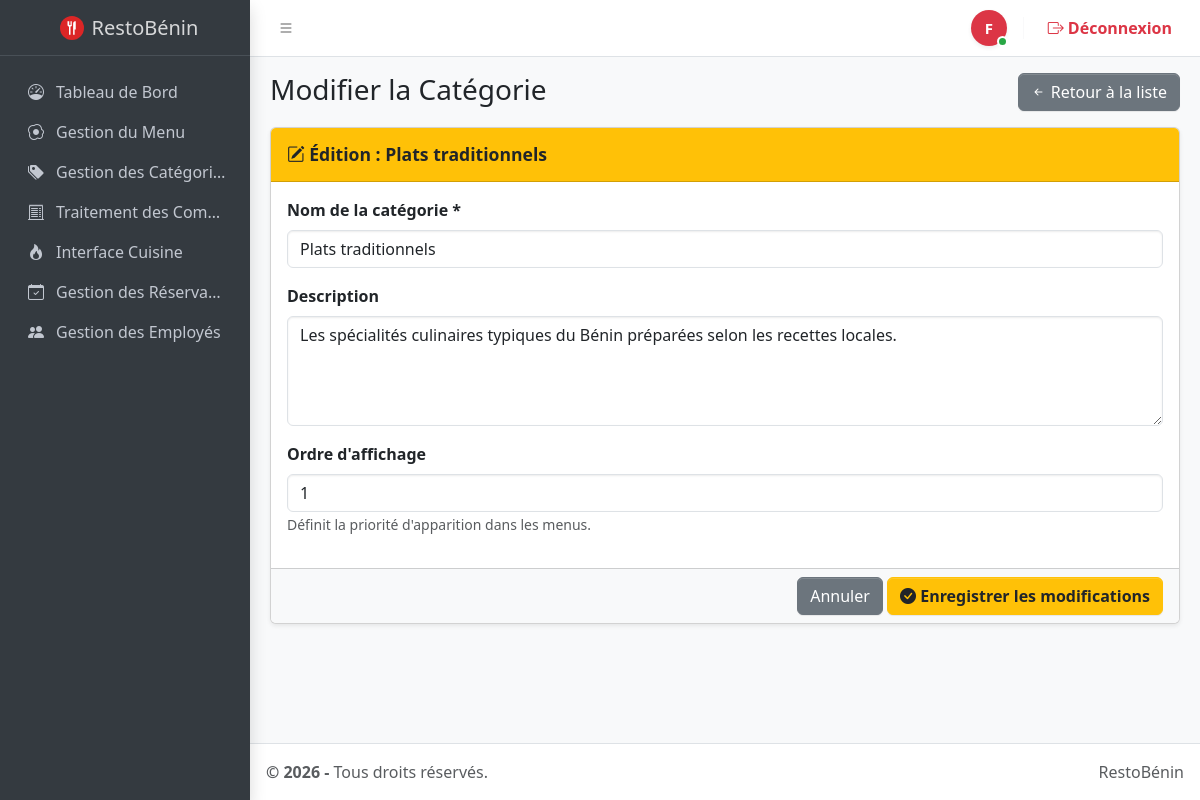
/pages/modifier_categorie.php?id=1 (signed in), run on the app's committed database.
### tables this page shows
CREATE TABLE `categories_plats` (
  `id_categorie` int(11) NOT NULL AUTO_INCREMENT,
  `nom` varchar(100) NOT NULL,
  `description` text DEFAULT NULL,
  `ordre_affichage` int(11) DEFAULT 0,
  PRIMARY KEY (`id_categorie`)
);

### pages/modifier_categorie.php (the view, shortened to what this page needs)
<?php
require_once '../config/db.php';
$id_categorie = intval($_GET['id']);
$stmt = $pdo->prepare("SELECT * FROM categories_plats WHERE id_categorie = ?");
$stmt->execute([$id_categorie]);
$categorie = $stmt->fetch();
include '../includes/header.php';
include '../includes/navbar.php';
include '../includes/sidebar.php';
?>
<main class="app-main">
    <div class="app-content-header">
        <div class="container-fluid">
            <div class="row">
                <div class="col-sm-6">
                    <h3 class="mb-0">Modifier la Catégorie</h3>
                </div>
                <div class="col-sm-6 text-end">
                    <a href="categories.php" class="btn btn-secondary">
                        <i class="bi bi-arrow-left-short"></i> Retour à la liste
                    </a>
                </div>
            </div>
        </div>
    </div>
    <div class="app-content">
        <div class="container-fluid">
            <div class="card shadow-sm max-width-600 mx-auto">
                <div class="card-header bg-warning text-dark">
                    <h3 class="card-title fw-bold">
                        <i class="bi bi-pencil-square"></i> Édition : <?php echo htmlspecialchars($categorie['nom']); ?>
                    </h3>
                </div>
                <form action="modifier_categorie.php?id=<?php echo $id_categorie; ?>" method="POST">
                    <div class="card-body">
                        <div class="mb-3">
                            <label for="nom" class="form-label fw-bold">Nom de la catégorie *</label>
                            <input type="text" class="form-control" id="nom" name="nom"
                                   value="<?php echo htmlspecialchars($categorie['nom']); ?>" required>
                        </div>
                        <div class="mb-3">
                            <label for="description" class="form-label fw-bold">Description</label>
                            <textarea class="form-control" id="description" name="description" rows="4"><?php echo htmlspecialchars($categorie['description'] ?? ''); ?></textarea>
                        </div>
                        <div class="mb-3">
                            <label for="ordre_affichage" class="form-label fw-bold">Ordre d'affichage</label>
                            <input type="number" class="form-control" id="ordre_affichage" name="ordre_affichage"
                                   value="<?php echo intval($categorie['ordre_affichage']); ?>" min="0">
                            <small class="text-muted">Définit la priorité d'apparition dans les menus.</small>
                        </div>
                    </div>
                    <div class="card-footer bg-light text-end">
                        <a href="categories.php" class="btn btn-secondary">Annuler</a>
                        <button type="submit" name="modifier_categorie" class="btn btn-warning fw-bold text-dark">
                            <i class="bi bi-check-circle-fill"></i> Enregistrer les modifications
                        </button>
                    </div>
                </form>
            </div>
        </div>
    </div>
</main>
<?php include '../includes/footer.php'; ?>

### data on the page
categories_plats: nom "Plats traditionnels", description "Les spécialités culinaires typiques du Bénin préparées selon les recettes locales.", ordre_affichage "1"

### other printed values
$initiale "F"
